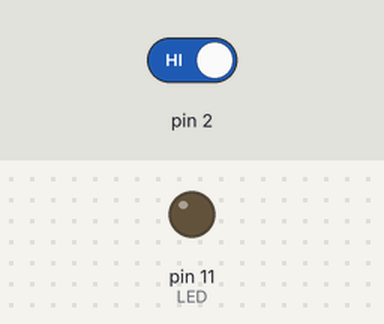
A sketch run on a simulated Arduino Uno, built with avr-gcc and run on an emulated ATmega328P. Shown: output pins drawn as LEDs (lit = HIGH). Inputs (shaded band) come from the test bench; at power-on: pin 2 HIGH.

Above: at 1.2 s.
1.3 s: pin 2 driven LOW
At 2.2 s:
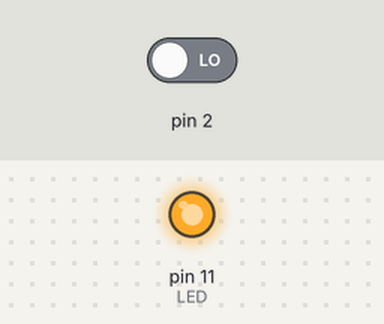
2.8 s: pin 2 driven HIGH
At 3.4 s:
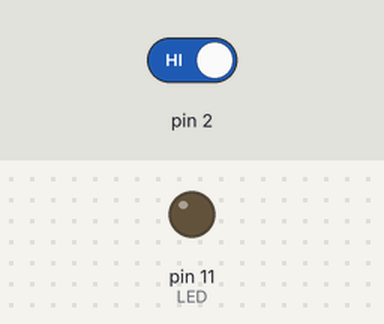
Timing chart, 0 to 5.8 s (numbered marks = the images above; inputs shaded):
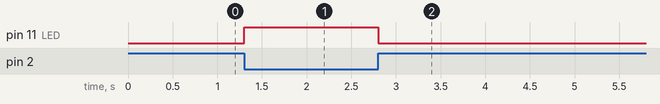

The sketch:

test_11.ino
```cpp
// C++ code
//
int LED= 11;
int Button= 2;

void setup()
{
  pinMode(LED, OUTPUT);
  pinMode(2, INPUT);
}

void loop()
{
  if (digitalRead(2)== LOW) {
    digitalWrite(11, HIGH);
  }
  else {
    digitalWrite(LED, LOW);
  }

}
```

Measured:
- after the input at 1.3 s, pin 11 (LED): LOW → HIGH at once
- after the input at 2.8 s, pin 11 (LED): HIGH → LOW at once
